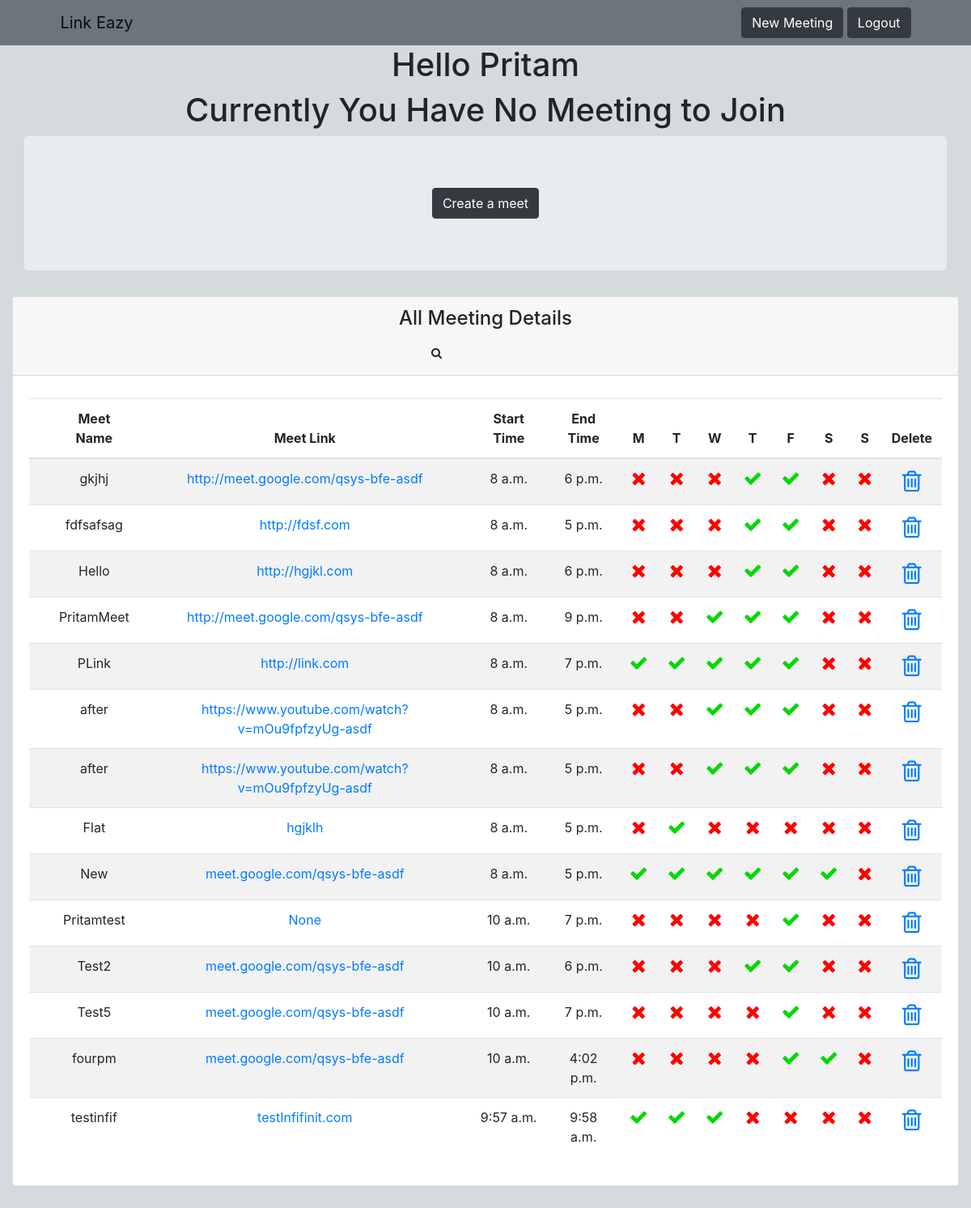
Page / (signed in) on the earlier database version.
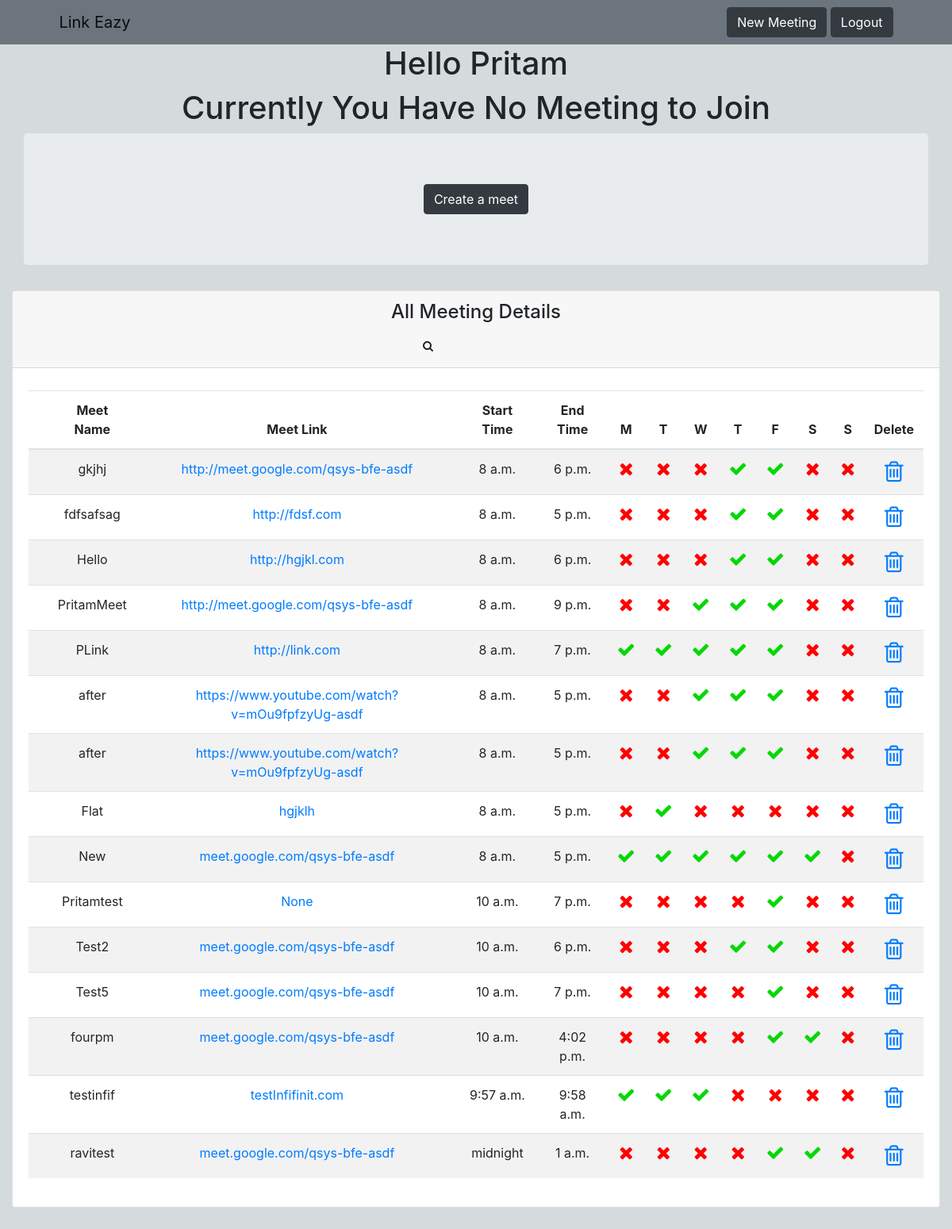
Same page on the later database version.
### interface/models.py (models this page shows, shortened)
class Link(models.Model):
    user = models.ForeignKey(User,on_delete = models.CASCADE)
    meeting_name = models.CharField(max_length=100,null=True,blank = True)
    meeting_link = models.CharField(max_length = 100,null=True,blank = True)
    start_time = models.TimeField(default='08:00:00')
    end_time = models.TimeField(default='17:00:00')
    monday = models.BooleanField(default = False)
    tuesday = models.BooleanField(default = False)
    wednesday = models.BooleanField(default = False)
    thursday = models.BooleanField(default = False)
    friday = models.BooleanField(default = False)
    saturday = models.BooleanField(default = False)
    sunday = models.BooleanField(default = False)

### interface/views.py (the view, shortened to what this page needs)
# urls.py: path('',views.current_meeting, name="home"),
@login_required(login_url='login')
def current_meeting(request):
    current_time = datetime.now()
    current_hour = current_time.hour #3:00 pm -> 15
    current_min = current_time.minute #3:00 pm -> 0
    meeting_list = list(Link.objects.filter(user=request.user))
    current_meeting = None
    def time_in_mins(hr, min):
        return hr * 60 + min
    for meeting in meeting_list:
        start_time_hour = meeting.start_time.hour
        start_time_min = meeting.start_time.minute
        end_time_hour = meeting.end_time.hour
        end_time_min = meeting.end_time.minute
        day_list = []
        if meeting.monday == True:
            day_list.append('Monday')
        if meeting.tuesday == True:
            day_list.append('Tuesday')
        if meeting.wednesday == True:
            day_list.append('Wednesday')
        if meeting.thursday == True:
            day_list.append('Thursday')
        if meeting.friday == True:
            day_list.append('Friday')
        if meeting.saturday == True:
            day_list.append('Saturday')
        if meeting.sunday == True:
            day_list.append('Sunday')
        if ((day_list.count(current_time.strftime('%A')) == 0)
            or (time_in_mins(start_time_hour, start_time_min) - 6) > time_in_mins(current_hour, current_min)
                or (time_in_mins(end_time_hour, end_time_min)) < time_in_mins(current_hour, current_min)):
            continue
        current_meeting = meeting
    if current_meeting == None:
        return render(request, 'nomeetings.html', {'alls':meeting_list})

### templates/nomeetings.html (shortened to what the changed rows need)
{% extends 'base.html' %}
{% block content %}
<h1>Hello  {{ user.username}}</h1>
<div class="d-flex justify-content-center">
    <h1>Currently You Have No Meeting to Join</h1>
    </div>
<section>
    <div class="container-fluid">
      <div class="row">
        <div class="col-lg-12">
          <div class="card">
            <div class="card-body">
              <div class="table-responsive">
            <table class="table table-striped table-hover ">
              <thead >
                <tr class="text-center">
                    <th></th>
                  <th>Meet Name</th>
                  <th class="text-center">Meet Link</center>
                  <th>Start Time</th>
                  <th>End Time</th>
                  <th>M</th>
                  <th>T</th>
                  <th>W</th>
                  <th>T</th>
                  <th>F</th>
                  <th>S</th>
                  <th>S</th>
                  <th>Delete</th>
              <tbody><h1>{{alls.user}}</h1>
                {% for meet in alls %}
                <tr class="text-center">
                  <th scope="row"></th>
                  <td>{{ meet.meeting_name }}</td>
                  <td><a href="https://{{ meet.meeting_link }}">{{ meet.meeting_link }}</a></td>
                  <td>{{ meet.start_time }}</td>
                  <td>{{ meet.end_time }}</td>
                  {% if meet.monday %}
                    <td><i class="fa fa-check" style="font-size:23px;  color:rgb(5, 216, 5)"></i></td>
                  {% else %}
                    <td><i class="fa fa-times" style="font-size:23px; color:red"></i></td>
                  {% endif %}
                  {% if meet.tuesday %}
                  <td><i class="fa fa-check" style="font-size:23px; color:rgb(5, 216, 5)" ></i></td>
                  {% else %}
                    <td><i class="fa fa-times" style="font-size:23px; color:red"></i></td>
                  {% endif %}
                  {% if meet.wednesday %}
                  <td><i class="fa fa-check" style="font-size:23px; color:rgb(5, 216, 5)"></i></td>
                  {% else %}
                    <td><i class="fa fa-times" style="font-size:23px; color:red"></i></td>
                  {% endif %}
                  {% if meet.thursday %}
                  <td><i class="fa fa-check" style="font-size:23px; color:rgb(5, 216, 5)"></i></td>
                  {% else %}
                    <td><i class="fa fa-times" style="font-size:23px; color:red"></i></td>
                  {% endif %}
                  {% if meet.friday %}
                  <td><i class="fa fa-check" style="font-size:23px; color:rgb(5, 216, 5)"></i></td>
                  {% else %}
                    <td><i class="fa fa-times" style="font-size:23px; color:red"></i></td>
                  {% endif %}
                  {% if meet.saturday %}
                  <td><i class="fa fa-check" style="font-size:23px; color:rgb(5, 216, 5)"></i></td>
                  {% else %}
                    <td><i class="fa fa-times" style="font-size:23px; color:red"></i></td>
                  {% endif %}
                  {% if meet.sunday %}
                  <td><i class="fa fa-check" style="font-size:23px; color:rgb(5, 216, 5)"></i></td>
                  {% else %}
                    <td><i class="fa fa-times" style="font-size:23px; color:red"></i></td>
                  {% endif %}
                  <td><a href="{% url 'deleteMeet' meet.id %}">
                    <i class="fa fa-trash-o" style="font-size:30px;"></i>
                  </a></td>
                </tr>
                {% endfor %}
              </tbody>
{% endblock content %}

Differences in the rows shown:
added Link: meeting_name "ravitest", meeting_link "meet.google.com/qsys-bfe-asdf", start_time "midnight", end_time "1 a.m.", monday False (drawn), tuesday False (drawn), wednesday False (drawn), thursday False (drawn), friday True (drawn), saturday True (drawn), sunday False (drawn)
